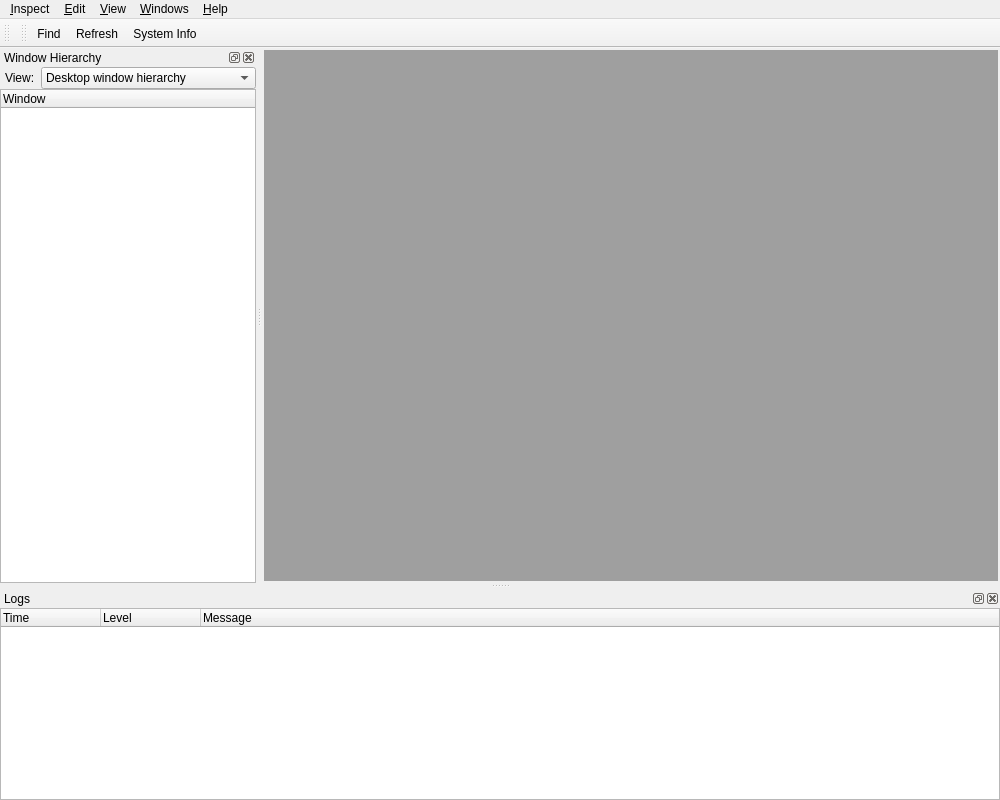
<?xml version="1.0" encoding="UTF-8"?>
<ui version="4.0">
 <class>MainWindow</class>
 <widget class="QMainWindow" name="MainWindow">
  <property name="geometry">
   <rect>
    <x>0</x>
    <y>0</y>
    <width>1000</width>
    <height>800</height>
   </rect>
  </property>
  <property name="windowTitle">
   <string>Window Detective</string>
  </property>
  <widget class="QWidget" name="centralwidget">
   <layout class="QGridLayout" name="gridLayout_2">
    <property name="leftMargin">
     <number>2</number>
    </property>
    <property name="topMargin">
     <number>2</number>
    </property>
    <property name="rightMargin">
     <number>2</number>
    </property>
    <property name="bottomMargin">
     <number>2</number>
    </property>
    <property name="spacing">
     <number>2</number>
    </property>
    <item row="0" column="0">
     <widget class="QMdiArea" name="mdiArea">
      <property name="whatsThis">
       <string>The main pane, holds multiple property or message panes.</string>
      </property>
      <property name="verticalScrollBarPolicy">
       <enum>Qt::ScrollBarAsNeeded</enum>
      </property>
      <property name="horizontalScrollBarPolicy">
       <enum>Qt::ScrollBarAsNeeded</enum>
      </property>
     </widget>
    </item>
   </layout>
  </widget>
  <widget class="QMenuBar" name="menubar">
   <property name="geometry">
    <rect>
     <x>0</x>
     <y>0</y>
     <width>1000</width>
     <height>21</height>
    </rect>
   </property>
   <widget class="QMenu" name="menuSpy">
    <property name="title">
     <string>&amp;Inspect</string>
    </property>
    <addaction name="actnFind"/>
   </widget>
   <widget class="QMenu" name="menuHelp">
    <property name="title">
     <string>&amp;Help</string>
    </property>
    <addaction name="actnHelp"/>
    <addaction name="separator"/>
    <addaction name="actnAbout"/>
   </widget>
   <widget class="QMenu" name="menuEdit">
    <property name="title">
     <string>&amp;Edit</string>
    </property>
    <addaction name="actnPreferences"/>
   </widget>
   <widget class="QMenu" name="menuView">
    <property name="title">
     <string>&amp;View</string>
    </property>
    <addaction name="actnRefresh"/>
    <addaction name="actnSystemInfo"/>
   </widget>
   <widget class="QMenu" name="menuWindows">
    <property name="title">
     <string>&amp;Windows</string>
    </property>
   </widget>
   <addaction name="menuSpy"/>
   <addaction name="menuEdit"/>
   <addaction name="menuView"/>
   <addaction name="menuWindows"/>
   <addaction name="menuHelp"/>
  </widget>
  <widget class="QDockWidget" name="treeDock">
   <property name="whatsThis">
    <string>Lists all windows in the system, sorted either by relationship to the desktop window or by owner process</string>
   </property>
   <property name="windowTitle">
    <string>Window Hierarchy</string>
   </property>
   <attribute name="dockWidgetArea">
    <number>1</number>
   </attribute>
   <widget class="ResizableDockContainer" name="treeDockContents">
    <layout class="QVBoxLayout" name="verticalLayout">
     <property name="spacing">
      <number>0</number>
     </property>
     <property name="leftMargin">
      <number>0</number>
     </property>
     <property name="topMargin">
      <number>0</number>
     </property>
     <property name="rightMargin">
      <number>0</number>
     </property>
     <property name="bottomMargin">
      <number>0</number>
     </property>
     <item>
      <widget class="QWidget" name="widget" native="true">
       <layout class="QFormLayout" name="formLayout">
        <property name="leftMargin">
         <number>5</number>
        </property>
        <property name="topMargin">
         <number>0</number>
        </property>
        <property name="rightMargin">
         <number>0</number>
        </property>
        <property name="bottomMargin">
         <number>0</number>
        </property>
        <item row="0" column="0">
         <widget class="QLabel" name="label">
          <property name="text">
           <string>View:</string>
          </property>
         </widget>
        </item>
        <item row="0" column="1">
         <widget class="QComboBox" name="cbTreeView">
          <property name="whatsThis">
           <string>Selects how the windows are displayed in the tree.</string>
          </property>
          <item>
           <property name="text">
            <string>Desktop window hierarchy</string>
           </property>
           <property name="icon">
            <iconset resource="../../qt_resources.qrc">
             <normaloff>:/img/window.png</normaloff>:/img/window.png</iconset>
           </property>
          </item>
          <item>
           <property name="text">
            <string>Process window hierarchy</string>
           </property>
           <property name="icon">
            <iconset resource="../../qt_resources.qrc">
             <normaloff>:/img/process.png</normaloff>:/img/process.png</iconset>
           </property>
          </item>
         </widget>
        </item>
       </layout>
      </widget>
     </item>
     <item>
      <widget class="WindowTree" name="windowTree">
       <property name="whatsThis">
        <string>Lists all windows in the system, arranged either by relationship to the desktop window or by owner process.</string>
       </property>
       <property name="editTriggers">
        <set>QAbstractItemView::NoEditTriggers</set>
       </property>
       <property name="verticalScrollMode">
        <enum>QAbstractItemView::ScrollPerPixel</enum>
       </property>
       <property name="uniformRowHeights">
        <bool>true</bool>
       </property>
       <property name="allColumnsShowFocus">
        <bool>true</bool>
       </property>
       <column>
        <property name="text">
         <string>Window</string>
        </property>
       </column>
      </widget>
     </item>
    </layout>
   </widget>
  </widget>
  <widget class="QToolBar" name="pickerToolBar">
   <property name="windowTitle">
    <string>Picker ToolBar</string>
   </property>
   <attribute name="toolBarArea">
    <enum>TopToolBarArea</enum>
   </attribute>
   <attribute name="toolBarBreak">
    <bool>false</bool>
   </attribute>
  </widget>
  <widget class="QToolBar" name="mainToolBar">
   <property name="windowTitle">
    <string>Main ToolBar</string>
   </property>
   <property name="iconSize">
    <size>
     <width>16</width>
     <height>16</height>
    </size>
   </property>
   <attribute name="toolBarArea">
    <enum>TopToolBarArea</enum>
   </attribute>
   <attribute name="toolBarBreak">
    <bool>false</bool>
   </attribute>
   <addaction name="actnFind"/>
   <addaction name="actnRefresh"/>
   <addaction name="actnSystemInfo"/>
  </widget>
  <widget class="QDockWidget" name="logDock">
   <property name="whatsThis">
    <string>Displays any status messages or window events as they happen</string>
   </property>
   <property name="windowTitle">
    <string>Logs</string>
   </property>
   <attribute name="dockWidgetArea">
    <number>8</number>
   </attribute>
   <widget class="ResizableDockContainer" name="logDockContents">
    <layout class="QHBoxLayout" name="horizontalLayout_3">
     <property name="spacing">
      <number>0</number>
     </property>
     <property name="leftMargin">
      <number>0</number>
     </property>
     <property name="topMargin">
      <number>0</number>
     </property>
     <property name="rightMargin">
      <number>0</number>
     </property>
     <property name="bottomMargin">
      <number>0</number>
     </property>
     <item>
      <widget class="QTreeWidget" name="logList">
       <property name="whatsThis">
        <string>Displays any status messages, errors, or window events as they happen.</string>
       </property>
       <property name="editTriggers">
        <set>QAbstractItemView::NoEditTriggers</set>
       </property>
       <property name="dragDropOverwriteMode">
        <bool>false</bool>
       </property>
       <property name="selectionMode">
        <enum>QAbstractItemView::NoSelection</enum>
       </property>
       <property name="verticalScrollMode">
        <enum>QAbstractItemView::ScrollPerPixel</enum>
       </property>
       <property name="horizontalScrollMode">
        <enum>QAbstractItemView::ScrollPerPixel</enum>
       </property>
       <property name="rootIsDecorated">
        <bool>false</bool>
       </property>
       <property name="uniformRowHeights">
        <bool>true</bool>
       </property>
       <column>
        <property name="text">
         <string>Time</string>
        </property>
       </column>
       <column>
        <property name="text">
         <string>Level</string>
        </property>
       </column>
       <column>
        <property name="text">
         <string>Message</string>
        </property>
       </column>
      </widget>
     </item>
    </layout>
   </widget>
  </widget>
  <action name="actnPreferences">
   <property name="icon">
    <iconset resource="../../qt_resources.qrc">
     <normaloff>:/img/preferences.png</normaloff>:/img/preferences.png</iconset>
   </property>
   <property name="text">
    <string>&amp;Preferences...</string>
   </property>
  </action>
  <action name="actnHelp">
   <property name="icon">
    <iconset resource="../../qt_resources.qrc">
     <normaloff>:/img/help.png</normaloff>:/img/help.png</iconset>
   </property>
   <property name="text">
    <string>&amp;Help Contents</string>
   </property>
   <property name="shortcut">
    <string>F1</string>
   </property>
  </action>
  <action name="actnAbout">
   <property name="text">
    <string>&amp;About Window Detective</string>
   </property>
  </action>
  <action name="actnFind">
   <property name="icon">
    <iconset resource="../../qt_resources.qrc">
     <normaloff>:/img/find.png</normaloff>:/img/find.png</iconset>
   </property>
   <property name="text">
    <string>&amp;Find...</string>
   </property>
   <property name="toolTip">
    <string>Find a window</string>
   </property>
   <property name="shortcut">
    <string>Ctrl+F</string>
   </property>
  </action>
  <action name="actnRefresh">
   <property name="icon">
    <iconset resource="../../qt_resources.qrc">
     <normaloff>:/img/refresh.png</normaloff>:/img/refresh.png</iconset>
   </property>
   <property name="text">
    <string>&amp;Refresh</string>
   </property>
   <property name="toolTip">
    <string>Refresh all window</string>
   </property>
   <property name="shortcut">
    <string>F5</string>
   </property>
  </action>
  <action name="actnTile">
   <property name="icon">
    <iconset resource="../../qt_resources.qrc">
     <normaloff>:/img/tile.png</normaloff>:/img/tile.png</iconset>
   </property>
   <property name="text">
    <string>&amp;Tile</string>
   </property>
  </action>
  <action name="actnCascade">
   <property name="icon">
    <iconset resource="../../qt_resources.qrc">
     <normaloff>:/img/cascade.png</normaloff>:/img/cascade.png</iconset>
   </property>
   <property name="text">
    <string>&amp;Cascade</string>
   </property>
  </action>
  <action name="actnCloseAllMdi">
   <property name="text">
    <string>&amp;Close All</string>
   </property>
   <property name="toolTip">
    <string>Close All MDI Windows</string>
   </property>
  </action>
  <action name="actnSystemInfo">
   <property name="icon">
    <iconset resource="../../qt_resources.qrc">
     <normaloff>:/img/system_info.png</normaloff>:/img/system_info.png</iconset>
   </property>
   <property name="text">
    <string>System Info</string>
   </property>
   <property name="toolTip">
    <string>View System UI Configuration Settings</string>
   </property>
  </action>
 </widget>
 <customwidgets>
  <customwidget>
   <class>WindowTree</class>
   <extends>QTreeWidget</extends>
   <header>ui/custom_widgets/WindowTree.h</header>
  </customwidget>
  <customwidget>
   <class>ResizableDockContainer</class>
   <extends>QWidget</extends>
   <header>ui/custom_widgets/ResizableDockContainer.h</header>
  </customwidget>
 </customwidgets>
 <resources>
  <include location="../../qt_resources.qrc"/>
 </resources>
 <connections/>
</ui>
